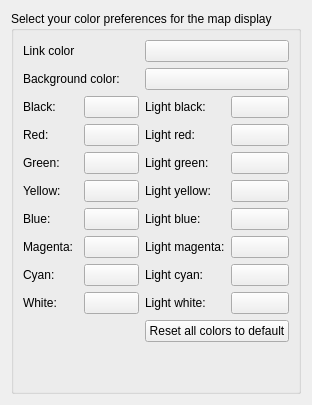
     <widget class="QWidget" name="tab_4">
      <attribute name="title">
       <string>Mapper colors</string>
      </attribute>
      <layout class="QGridLayout" name="gridLayout_18">
       <item row="0" column="0">
        <widget class="QGroupBox" name="groupBox_14">
         <property name="title">
          <string>Select your color preferences for the map display</string>
         </property>
         <layout class="QGridLayout" name="gridLayout_14">
          <item row="7" column="0" colspan="2">
           <spacer name="verticalSpacer_4">
            <property name="orientation">
             <enum>Qt::Vertical</enum>
            </property>
            <property name="sizeHint" stdset="0">
             <size>
              <width>20</width>
              <height>40</height>
             </size>
            </property>
           </spacer>
          </item>
          <item row="1" column="1">
           <widget class="QPushButton" name="pushButton_background_color_2">
            <property name="autoFillBackground">
             <bool>true</bool>
            </property>
            <property name="text">
             <string/>
            </property>
           </widget>
          </item>
          <item row="0" column="0">
           <widget class="QLabel" name="label_39">
            <property name="text">
             <string>Link color</string>
            </property>
           </widget>
          </item>
          <item row="0" column="1">
           <widget class="QPushButton" name="pushButton_foreground_color_2">
            <property name="autoFillBackground">
             <bool>true</bool>
            </property>
            <property name="styleSheet">
             <string notr="true"/>
            </property>
            <property name="text">
             <string/>
            </property>
           </widget>
          </item>
          <item row="1" column="0">
           <widget class="QLabel" name="label_40">
            <property name="text">
             <string>Background color:</string>
            </property>
           </widget>
          </item>
          <item row="4" column="0">
           <layout class="QGridLayout" name="gridLayout_15">
            <item row="0" column="0">
             <widget class="QLabel" name="label_17">
              <property name="text">
               <string>Black:</string>
              </property>
             </widget>
            </item>
            <item row="1" column="0">
             <widget class="QLabel" name="label_42">
              <property name="text">
               <string>Red:</string>
              </property>
             </widget>
            </item>
            <item row="2" column="0">
             <widget class="QLabel" name="label_43">
              <property name="text">
               <string>Green:</string>
              </property>
             </widget>
            </item>
            <item row="4" column="0">
             <widget class="QLabel" name="label_44">
              <property name="text">
               <string>Blue:</string>
              </property>
             </widget>
            </item>
            <item row="5" column="0">
             <widget class="QLabel" name="label_45">
              <property name="text">
               <string>Magenta:</string>
              </property>
             </widget>
            </item>
            <item row="6" column="0">
             <widget class="QLabel" name="label_46">
              <property name="text">
               <string>Cyan:</string>
              </property>
             </widget>
            </item>
            <item row="7" column="0">
             <widget class="QLabel" name="label_47">
              <property name="text">
               <string>White:</string>
              </property>
             </widget>
            </item>
            <item row="0" column="1">
             <widget class="QPushButton" name="pushButton_black_2">
              <property name="autoFillBackground">
               <bool>true</bool>
              </property>
              <property name="text">
               <string/>
              </property>
             </widget>
            </item>
            <item row="1" column="1">
             <widget class="QPushButton" name="pushButton_red_2">
              <property name="autoFillBackground">
               <bool>true</bool>
              </property>
              <property name="text">
               <string/>
              </property>
             </widget>
            </item>
            <item row="2" column="1">
             <widget class="QPushButton" name="pushButton_green_2">
              <property name="autoFillBackground">
               <bool>true</bool>
              </property>
              <property name="text">
               <string/>
              </property>
             </widget>
            </item>
            <item row="3" column="1">
             <widget class="QPushButton" name="pushButton_yellow_2">
              <property name="autoFillBackground">
               <bool>true</bool>
              </property>
              <property name="text">
               <string/>
              </property>
             </widget>
            </item>
            <item row="4" column="1">
             <widget class="QPushButton" name="pushButton_blue_2">
              <property name="autoFillBackground">
               <bool>true</bool>
              </property>
              <property name="text">
               <string/>
              </property>
             </widget>
            </item>
            <item row="5" column="1">
             <widget class="QPushButton" name="pushButton_magenta_2">
              <property name="autoFillBackground">
               <bool>true</bool>
              </property>
              <property name="text">
               <string/>
              </property>
             </widget>
            </item>
            <item row="6" column="1">
             <widget class="QPushButton" name="pushButton_cyan_2">
              <property name="autoFillBackground">
               <bool>true</bool>
              </property>
              <property name="text">
               <string/>
              </property>
             </widget>
            </item>
            <item row="7" column="1">
             <widget class="QPushButton" name="pushButton_white_2">
              <property name="autoFillBackground">
               <bool>true</bool>
              </property>
              <property name="text">
               <string/>
              </property>
             </widget>
            </item>
            <item row="3" column="0">
             <widget class="QLabel" name="label_48">
              <property name="text">
               <string>Yellow:</string>
              </property>
             </widget>
            </item>
           </layout>
          </item>
          <item row="4" column="1">
           <layout class="QGridLayout" name="gridLayout_16">
            <item row="0" column="0">
             <widget class="QLabel" name="label_49">
              <property name="text">
               <string>Light black:</string>
              </property>
             </widget>
            </item>
            <item row="1" column="0">
             <widget class="QLabel" name="label_50">
              <property name="text">
               <string>Light red:</string>
              </property>
             </widget>
            </item>
            <item row="2" column="0">
             <widget class="QLabel" name="label_51">
              <property name="text">
               <string>Light green:</string>
              </property>
             </widget>
            </item>
            <item row="3" column="0">
             <widget class="QLabel" name="label_52">
              <property name="text">
               <string>Light yellow:</string>
              </property>
             </widget>
            </item>
            <item row="4" column="0">
             <widget class="QLabel" name="label_53">
              <property name="text">
               <string>Light blue:</string>
              </property>
             </widget>
            </item>
            <item row="5" column="0">
             <widget class="QLabel" name="label_54">
              <property name="text">
               <string>Light magenta:</string>
              </property>
             </widget>
            </item>
            <item row="6" column="0">
             <widget class="QLabel" name="label_55">
              <property name="text">
               <string>Light cyan:</string>
              </property>
             </widget>
            </item>
            <item row="7" column="0">
             <widget class="QLabel" name="label_56">
              <property name="text">
               <string>Light white:</string>
              </property>
             </widget>
            </item>
            <item row="0" column="1">
             <widget class="QPushButton" name="pushButton_Lblack_2">
              <property name="autoFillBackground">
               <bool>true</bool>
              </property>
              <property name="text">
               <string/>
              </property>
             </widget>
            </item>
            <item row="1" column="1">
             <widget class="QPushButton" name="pushButton_Lred_2">
              <property name="autoFillBackground">
               <bool>true</bool>
              </property>
              <property name="text">
               <string/>
              </property>
             </widget>
            </item>
            <item row="2" column="1">
             <widget class="QPushButton" name="pushButton_Lgreen_2">
              <property name="autoFillBackground">
               <bool>true</bool>
              </property>
              <property name="text">
               <string/>
              </property>
             </widget>
            </item>
            <item row="3" column="1">
             <widget class="QPushButton" name="pushButton_Lyellow_2">
              <property name="autoFillBackground">
               <bool>true</bool>
              </property>
              <property name="text">
               <string/>
              </property>
             </widget>
            </item>
            <item row="4" column="1">
             <widget class="QPushButton" name="pushButton_Lblue_2">
              <property name="autoFillBackground">
               <bool>true</bool>
              </property>
              <property name="text">
               <string/>
              </property>
             </widget>
            </item>
            <item row="5" column="1">
             <widget class="QPushButton" name="pushButton_Lmagenta_2">
              <property name="autoFillBackground">
               <bool>true</bool>
              </property>
              <property name="text">
               <string/>
              </property>
             </widget>
            </item>
            <item row="6" column="1">
             <widget class="QPushButton" name="pushButton_Lcyan_2">
              <property name="autoFillBackground">
               <bool>true</bool>
              </property>
              <property name="text">
               <string/>
              </property>
             </widget>
            </item>
            <item row="7" column="1">
             <widget class="QPushButton" name="pushButton_Lwhite_2">
              <property name="autoFillBackground">
               <bool>true</bool>
              </property>
              <property name="text">
               <string/>
              </property>
             </widget>
            </item>
           </layout>
          </item>
          <item row="6" column="1">
           <widget class="QPushButton" name="reset_colors_button_2">
            <property name="text">
             <string>Reset all colors to default</string>
            </property>
           </widget>
          </item>
         </layout>
        </widget>
       </item>
      </layout>
     </widget>
